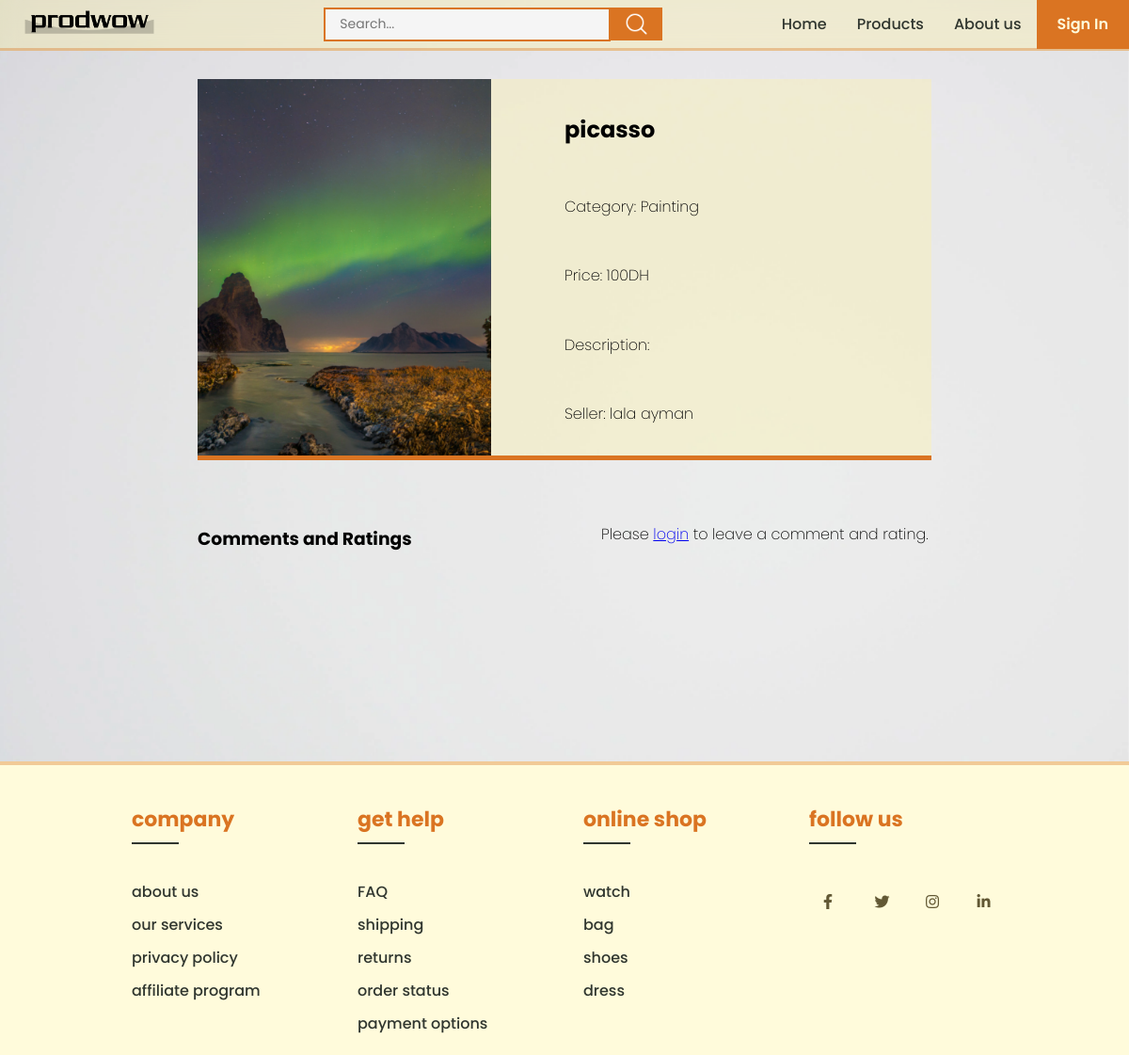
Page /productdetails.php?idProduit=1 on the committed database.
### tables this page shows
CREATE TABLE `products` (
  `idProduit` int(11) NOT NULL,
  `nom` varchar(255) NOT NULL,
  `photo` varchar(255) NOT NULL,
  `categorieId` int(11) NOT NULL,
  `idSeller` int(11) NOT NULL,
  `prix` float NOT NULL,
  `description` text DEFAULT NULL
);

CREATE TABLE `categories` (
  `idCategorie` int(11) NOT NULL,
  `nomCategorie` varchar(255) NOT NULL
);

CREATE TABLE `sellers` (
  `idSeller` int(11) NOT NULL,
  `nom` varchar(50) NOT NULL,
  `prenom` varchar(50) NOT NULL,
  `phone` int(11) NOT NULL,
  `email` varchar(50) NOT NULL,
  `adresse` varchar(255) NOT NULL,
  `city` varchar(50) NOT NULL,
  `password` varchar(255) NOT NULL
);

### productdetails.php (the view, shortened to what this page needs)
<?php
include('connexion.php');
$idProduit = $_GET['idProduit'];
$sql = "
    SELECT p.nom, p.description, p.prix, p.photo, c.nomCategorie, s.nom as sellerNom, s.prenom as sellerPrenom
    FROM Products p
    JOIN Categories c ON p.categorieId = c.idCategorie
    JOIN Sellers s ON p.idSeller = s.idSeller
    WHERE p.idProduit = ?
";
$stmt = $conn->prepare($sql);
$stmt->bind_param('i', $idProduit);
$stmt->execute();
$stmt->bind_result($nomProduit, $description, $prix, $photo, $nomCategorie, $sellerNom, $sellerPrenom);
?>
<!DOCTYPE html>
<html lang="en">
<head>
    <?php include("header.php"); ?>
    <link rel="stylesheet" href="productdetails.css">
</head>
<body>
<?php include("navbar.php"); ?>
<div class="container">
    <div class="productdetail">
        <img src="<?php echo htmlspecialchars($photo); ?>" alt="Product Image">
        <div class="productinfo">
            <h2><?php echo htmlspecialchars($nomProduit); ?></h2>
            <p>Category: <?php echo htmlspecialchars($nomCategorie); ?></p>
            <p>Price: <?php echo htmlspecialchars($prix); ?>DH</p>
            <p>Description: <?php echo htmlspecialchars($description); ?></p>
            <p>Seller: <?php echo htmlspecialchars($sellerNom . ' ' . $sellerPrenom); ?></p>
        </div>
    </div>
    <div class="commentRating">
        <div class="reviews">
            <h3>Comments and Ratings</h3>
        </div>
        <div class="writecomment">
            <?php if (isset($_SESSION['userId'])): ?>
                <h3>Leave a Comment and Rating</h3>
                <form action="actioncomment.php" method="POST">
                    <input type="hidden" name="idProduit" value="<?php echo $idProduit; ?>">
                    <div class="form-group">
                        <label for="comment">Comment:</label>
                        <textarea id="comment" name="comment" required></textarea>
                    </div>
                    <div class="form-group">
                        <label for="rating">Rating:</label>
                        <select id="rating" name="rating" required>
                            <option value="1">1</option>
                            <option value="2">2</option>
                            <option value="3">3</option>
                            <option value="4">4</option>
                            <option value="5">5</option>
                        </select>
                    </div>
                    <div class="buttonsection">
                        <input type="submit" value="Submit">
                    </div>
                </form>
            <?php else: ?>
                <p>Please <a href="login.php">login</a> to leave a comment and rating.</p>
            <?php endif; ?>
        </div>
    </div>
</div>
<?php include("footer.php"); ?>
</body>
</html>

### styles.css (style rules this page uses)
:root { --color1: #a59132; --color2: #625834; --color3: #30362f; --color4: #fffbdb; --color5: #da7422; --color6: rgb(223, 223, 223); --color1light: #a5923269; --color2light: #62583466; --color3light: #30362f7a; --color4light: #fff4a056; --color5light: #da75225e; }
body { font-family: Arial, sans-serif; font-family: "Poppins", sans-serif; font-weight: 200; font-style: normal; margin: 0; padding: 0; }
.container { background-image: url("img/mainBG.webp"); background-attachment: fixed; background-size: cover; }
.container { width: 100%; height: 100vh; display: flex; align-items: center; justify-content: center; }

### productdetails.css (style rules this page uses)
.container { flex-direction: column !important; height: auto !important; padding-top: 7%; padding-bottom: 5%; gap:50px; }
.productdetail { display: flex; flex-direction: row; align-items: center; justify-content: space-between; height: 100%; width: 65%; background-color: var(--color4light); border-bottom: 5px solid var(--color5); }
.productdetail img { width: 40%; object-fit: cover; height: 400px; }
.productinfo { display: flex; flex-direction: column; height: 400px; justify-content: space-evenly; width: 50%; }
.commentRating { width: 65%; display:flex; justify-content: space-between }
.reviews { width: 45%; }
.writecomment { width: 45%; display: flex; flex-direction: column; height: 210px; }

### rows in the picture
products: photo (picture), nom "picasso", categorieId.nomCategorie "Painting", prix "100", idSeller.prenom "lala ayman"
